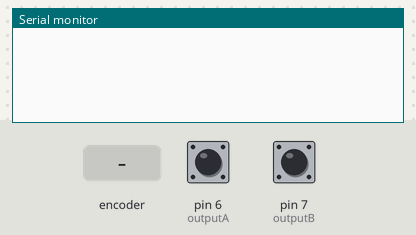
Bench run of a sketch on a simulated Arduino Uno, built with avr-gcc and run on an emulated ATmega328P. On the bench: the last lines printed to the serial monitor. The test bench sets the inputs (shaded band); at power-on: pin 6 (outputA) HIGH, pin 7 (outputB) HIGH.

Above: at 1.2 s.
1.3 s: rotary encoder on pin 6 (outputA) / pin 7 (outputB) turned 1 step (first pin leading)
At 1.7 s:
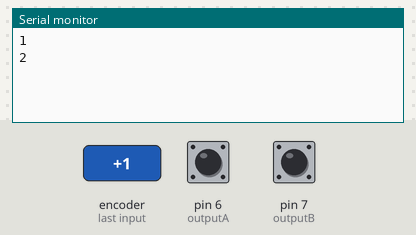
3.0 s: rotary encoder on pin 6 (outputA) / pin 7 (outputB) turned 1 step (first pin leading)
At 4.2 s:
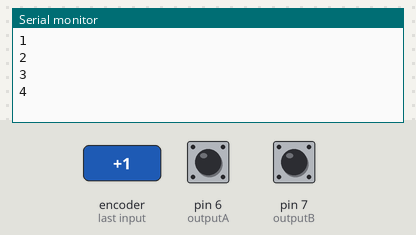
Timing chart, 0 to 6.0 s (numbered marks = the images above; inputs shaded):
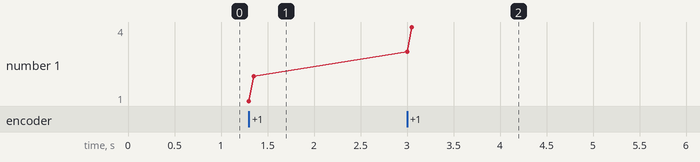

The sketch:

rotary_test.ino
```cpp
/*     Arduino Rotary Encoder Tutorial
 *
 *  by Dejan Nedelkovski, www.HowToMechatronics.com
 *
 */

 #define outputA 6
 #define outputB 7

 int counter = 0;
 int aState;
 int aLastState;

 void setup() {
   pinMode (outputA,INPUT);
   pinMode (outputB,INPUT);

   Serial.begin (9600);
   // Reads the initial state of the outputA
   aLastState = digitalRead(outputA);
 }

 void loop() {
   aState = digitalRead(outputA); // Reads the "current" state of the outputA
   // If the previous and the current state of the outputA are different, that means a Pulse has occured
   if (aState != aLastState){
     // If the outputB state is different to the outputA state, that means the encoder is rotating clockwise
     if (digitalRead(outputB) != aState) {
       counter ++;
     } else {
       counter --;
     }
     counter = counter % 40;
     Serial.println(counter);

   }
   aLastState = aState; // Updates the previous state of the outputA with the current state
 }
```

Measured:
- after the input at 1.3 s, the serial monitor: prints a new line at once (image 1)
- after the input at 3.0 s, the serial monitor: prints a new line at once (image 2)
- plotted number 1: 2 → 4 after the input at 3.0 s
